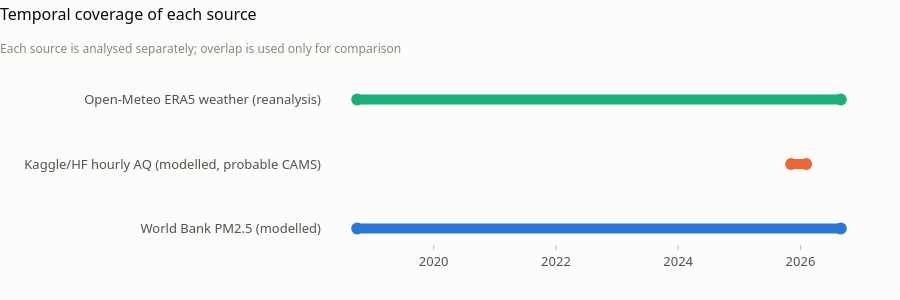

The code cell stored with this chart in its notebook:
### Code cell
charts.source_timeline(cov)

### Figure 1 — Plotly figure (JSON) as saved in the notebook; plotly's stock layout.template omitted (floating-point values rounded to 4 significant figures)
{"data": [{"hovertemplate": "<b>World Bank PM2.5 (modelled)</b><br>2018-10-01 → 2026-08-30<br>339 cities · daily · modelled<extra></extra>", "line": {"color": "#2a78d6", "width": 10}, "marker": {"color": "#2a78d6", "size": 12}, "mode": "lines+markers", "name": "World Bank PM2.5 (modelled)", "type": "scatter", "x": ["2018-10-01", "2026-08-30"], "y": ["World Bank PM2.5 (modelled)", "World Bank PM2.5 (modelled)"]}, {"hovertemplate": "<b>Kaggle/HF hourly AQ (modelled, probable CAMS)</b><br>2025-11-06 → 2026-02-04<br>10 cities · hourly · modelled<extra></extra>", "line": {"color": "#eb6834", "width": 10}, "marker": {"color": "#eb6834", "size": 12}, "mode": "lines+markers", "name": "Kaggle/HF hourly AQ (modelled, probable CAMS)", "type": "scatter", "x": ["2025-11-06", "2026-02-04"], "y": ["Kaggle/HF hourly AQ (modelled, probable CAMS)", "Kaggle/HF hourly AQ (modelled, probable CAMS)"]}, {"hovertemplate": "<b>Open-Meteo ERA5 weather (reanalysis)</b><br>2018-10-01 → 2026-08-30<br>22 cities · daily · modelled<extra></extra>", "line": {"color": "#1baf7a", "width": 10}, "marker": {"color": "#1baf7a", "size": 12}, "mode": "lines+markers", "name": "Open-Meteo ERA5 weather (reanalysis)", "type": "scatter", "x": ["2018-10-01", "2026-08-30"], "y": ["Open-Meteo ERA5 weather (reanalysis)", "Open-Meteo ERA5 weather (reanalysis)"]}], "layout": {"height": 300, "showlegend": false, "title": {"subtitle": {"text": "Each source is analysed separately; overlap is used only for comparison"}, "text": "Temporal coverage of each source"}, "yaxis": {"showgrid": false, "title": {"text": ""}}}}
